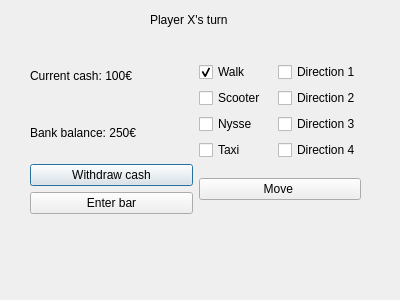
<?xml version="1.0" encoding="UTF-8"?>
<ui version="4.0">
 <class>PlayerTurnDialog</class>
 <widget class="QDialog" name="PlayerTurnDialog">
  <property name="geometry">
   <rect>
    <x>0</x>
    <y>0</y>
    <width>400</width>
    <height>300</height>
   </rect>
  </property>
  <property name="windowTitle">
   <string>Dialog</string>
  </property>
  <widget class="QLabel" name="label">
   <property name="geometry">
    <rect>
     <x>150</x>
     <y>10</y>
     <width>101</width>
     <height>20</height>
    </rect>
   </property>
   <property name="text">
    <string>Player X's turn</string>
   </property>
  </widget>
  <widget class="QWidget" name="">
   <property name="geometry">
    <rect>
     <x>30</x>
     <y>50</y>
     <width>331</width>
     <height>164</height>
    </rect>
   </property>
   <layout class="QHBoxLayout" name="horizontalLayout_2">
    <item>
     <layout class="QVBoxLayout" name="verticalLayout_6">
      <item>
       <layout class="QVBoxLayout" name="verticalLayout_5">
        <item>
         <widget class="QLabel" name="label_2">
          <property name="text">
           <string>Current cash: 100€</string>
          </property>
         </widget>
        </item>
        <item>
         <widget class="QLabel" name="label_3">
          <property name="text">
           <string>Bank balance: 250€</string>
          </property>
         </widget>
        </item>
       </layout>
      </item>
      <item>
       <layout class="QVBoxLayout" name="verticalLayout_4">
        <item>
         <widget class="QPushButton" name="WithdrawPushButton">
          <property name="text">
           <string>Withdraw cash</string>
          </property>
         </widget>
        </item>
        <item>
         <widget class="QPushButton" name="EnterBarPushButton_3">
          <property name="text">
           <string>Enter bar</string>
          </property>
         </widget>
        </item>
       </layout>
      </item>
     </layout>
    </item>
    <item>
     <layout class="QVBoxLayout" name="verticalLayout_2">
      <item>
       <layout class="QHBoxLayout" name="horizontalLayout">
        <item>
         <layout class="QVBoxLayout" name="verticalLayout_3">
          <item>
           <widget class="QCheckBox" name="checkBox">
            <property name="text">
             <string>Walk</string>
            </property>
            <property name="checked">
             <bool>true</bool>
            </property>
           </widget>
          </item>
          <item>
           <widget class="QCheckBox" name="checkBox_2">
            <property name="text">
             <string>Scooter</string>
            </property>
           </widget>
          </item>
          <item>
           <widget class="QCheckBox" name="checkBox_3">
            <property name="text">
             <string>Nysse</string>
            </property>
           </widget>
          </item>
          <item>
           <widget class="QCheckBox" name="checkBox_4">
            <property name="text">
             <string>Taxi</string>
            </property>
           </widget>
          </item>
         </layout>
        </item>
        <item>
         <layout class="QVBoxLayout" name="verticalLayout">
          <item>
           <widget class="QCheckBox" name="DirectionCheckBox">
            <property name="text">
             <string>Direction 1</string>
            </property>
           </widget>
          </item>
          <item>
           <widget class="QCheckBox" name="DirectionCheckBox_2">
            <property name="text">
             <string>Direction 2</string>
            </property>
           </widget>
          </item>
          <item>
           <widget class="QCheckBox" name="DirectionCheckBox_3">
            <property name="text">
             <string>Direction 3</string>
            </property>
           </widget>
          </item>
          <item>
           <widget class="QCheckBox" name="DirectionCheckBox_4">
            <property name="text">
             <string>Direction 4</string>
            </property>
           </widget>
          </item>
         </layout>
        </item>
       </layout>
      </item>
      <item>
       <widget class="QPushButton" name="MovePushButton_2">
        <property name="text">
         <string>Move </string>
        </property>
       </widget>
      </item>
     </layout>
    </item>
   </layout>
  </widget>
 </widget>
 <resources/>
 <connections/>
</ui>
